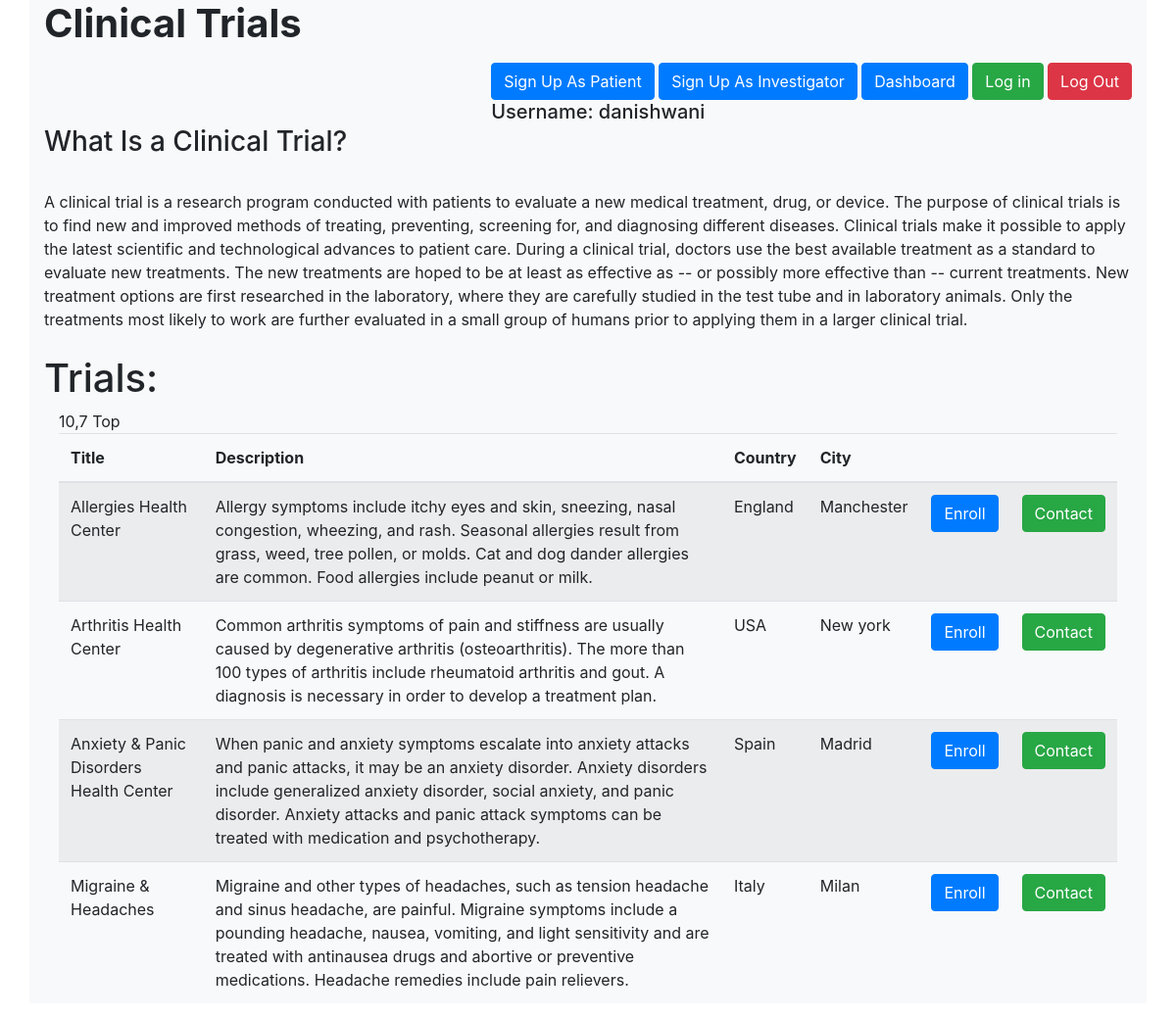
/trialapp/ (signed in), run on the app's committed database.
### trialapp/models.py (models this page shows, shortened)
class Trial(models.Model):
    title = models.CharField(max_length=100,primary_key=True)
    description = models.TextField()
    country = models.CharField(max_length=80)
    city = models.CharField(max_length=90)
    creator = models.ForeignKey(User,on_delete=models.CASCADE,blank=True)

### trialapp/views.py (the view)
# urls.py: path('',views.home,name='home'),
def home(request):
    trials = Trial.objects.all()
    return render(request,'trialapp/home.html',{'trials':trials})

### trialapp/templates/trialapp/home.html (shortened to what this page needs)
<!DOCTYPE html>
<html>
<head>
        <link rel="stylesheet" href="https://maxcdn.bootstrapcdn.com/bootstrap/4.0.0/css/bootstrap.min.css">
</head>
<body>
	<div class="container bg-light">
		<h1><b>Clinical Trials</b></h1>
		<form action="" method="POST" class="float-right">
			<fieldset>
				<input type="submit" value="Sign Up As Patient" class="btn btn-primary " formaction="{% url 'signup_patient'%}">
				<input type="submit" value="Sign Up As Investigator" class="btn btn-primary " formaction="{% url 'signup'%}">
				<input type="submit" value="Dashboard" class="btn btn-primary " formaction="{% url 'dashboard'%}">
				<input type="submit" value="Log in" class="btn btn-success " formaction="{% url 'login'%}">
				<input type="submit" value="Log Out" class="btn btn-danger " formaction="{% url 'logout' %}">
			</fieldset>
			<div class='col-md-*'>	<h5> Username: {{request.user}}</h5> </div>
		</form><br><br><br>
		<h3>What Is a Clinical Trial?</h3><br>
A clinical trial is a research program conducted with patients to evaluate a new medical treatment, drug, or device. The purpose of clinical trials is to find new and improved methods of treating, preventing, screening for, and diagnosing different diseases.
Clinical trials make it possible to apply the latest scientific and technological advances to patient care.
During a clinical trial, doctors use the best available treatment as a standard to evaluate new treatments. The new treatments are hoped to be at least as effective as -- or possibly more effective than -- current treatments.
New treatment options are first researched in the laboratory, where they are carefully studied in the test tube and in laboratory animals. Only the treatments most likely to work are further evaluated in a small group of humans prior to applying them in a larger clinical trial.
<br><br>
<h1> Trials: </h1>
        <div class="container bg-light">
                <table class="table table-striped mx-auto">
                        <thead>
                                <tr>
                                        <th>Title</th>
                                        <th>Description</th>
                                        <th> Country</th>
                                        <th> City</th>
                                        <th></th>
                                        <th></th>
                                </tr>
                        </thead>
                        <tbody>
                                {% for t in trials %}
                                <form method='POST'>
                                        <tr>
                                        <td>{{t.title}}</td>
                                        <td>{{t.description}}</td>
                                        <td>{{t.country}}</td>
                                        <td>{{t.city}}</td>
					<td><input type="submit" value="Enroll" class="btn btn-primary" formaction=""></a></td>
					<td><input type="submit" value="Contact" class="btn btn-success " formaction=""></a></td>
                                </tr>
                                </form>
                                {% endfor %}
                        </tbody>
                </div>
	</div>
</body>
</html>

### data on the page
Trial: title "Allergies Health Center", description "Allergy symptoms include itchy eyes and skin, sneezing, nasal congestion, wheezing, and rash. Seasonal allergies result from grass, weed, tree pollen, or molds. Cat and dog dander allergies are common. Food allergies include peanut or milk.", country "England", city "Manchester"
Trial: title "Arthritis Health Center", description "Common arthritis symptoms of pain and stiffness are usually caused by degenerative arthritis (osteoarthritis). The more than 100 types of arthritis include rheumatoid arthritis and gout. A diagnosis is necessary in order to develop a treatment plan.", country "USA", city "New york"
Trial: title "Anxiety & Panic Disorders Health Center", description "When panic and anxiety symptoms escalate into anxiety attacks and panic attacks, it may be an anxiety disorder. Anxiety disorders include generalized anxiety disorder, social anxiety, and panic disorder. Anxiety attacks and panic attack symptoms can be treated with medication and psychotherapy.", country "Spain", city "Madrid"
Trial: title "Migraine & Headaches", description "Migraine and other types of headaches, such as tension headache and sinus headache, are painful. Migraine symptoms include a pounding headache, nausea, vomiting, and light sensitivity and are treated with antinausea drugs and abortive or preventive medications. Headache remedies include pain relievers.", country "Italy", city "Milan"

### other printed values
{{ request.user }} "danishwani"
